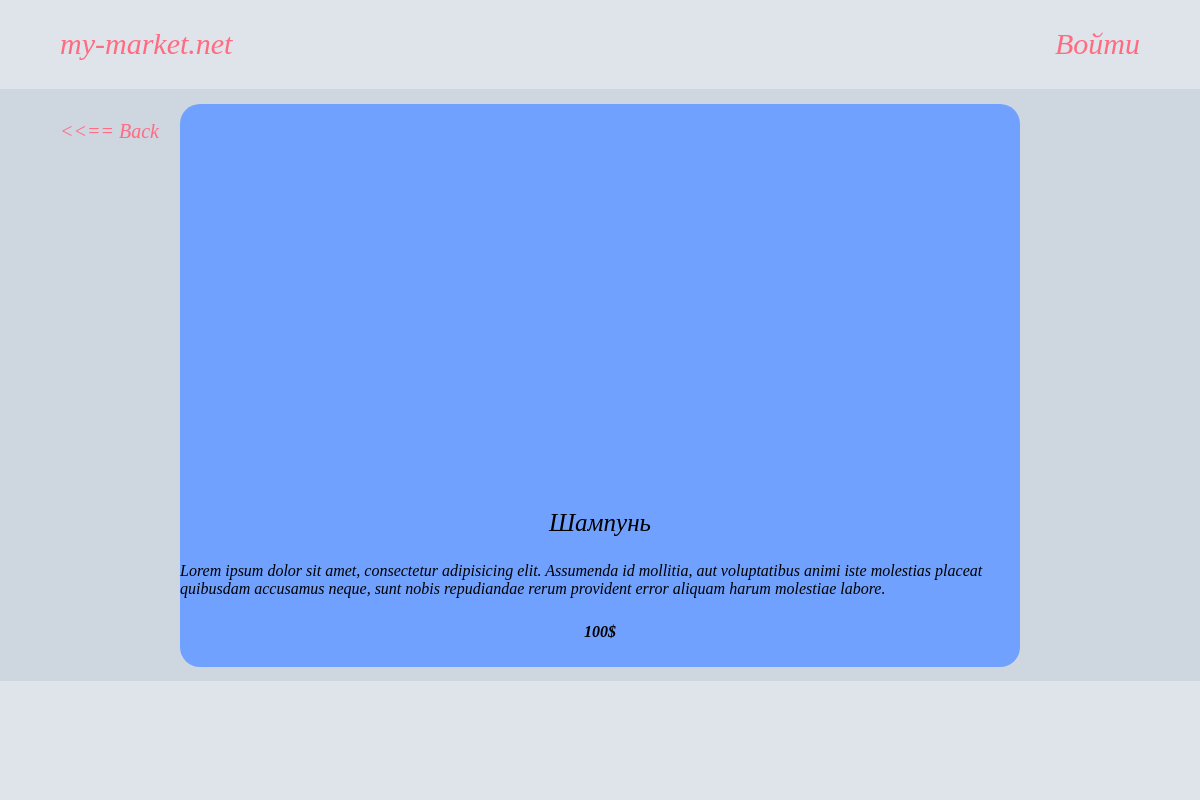
Screenshot of /product/2/ with the database file from the repository.
### on_market/apps/products/models.py (models this page shows, shortened)
class Product(models.Model):
	product_name = models.CharField('product name', max_length = 100)
	short_description = models.CharField('short description', max_length = 200)
	long_description = models.TextField('long description')
	price = models.IntegerField('price')
	category = models.CharField('product category', max_length = 50)
	producer = models.CharField('product producer', max_length = 50)

### on_market/apps/products/views.py (the view)
# urls.py: path('product/<int:product_id>/', views.show_product, name = 'product'),
def show_product(request, product_id):
	product = Product.objects.get(id = product_id)
	return render(request, 'product_page.html', {'product': product})

### on_market/templates/product_page.html (shortened to what this page needs)
{% extends 'base.html' %}
{% load static %}
{% block links %}
	<link rel="stylesheet" href="{% static 'css/product_page_style.css' %}">
{% endblock links %}
{% block header %}
	<a href="#" id="profile"><p>Войти</p></a>
{% endblock header %}
{% block main %}
	<a href="#" id="back"><<== Back</a>
	<div id="product">
		<div class="productdescription name"><p>{{ product.product_name }}</p></div>
		<div class="productdescription long_description"><p>{{ product.long_description }}</p></div>
		<div class="productdescription price"><p>{{ product.price }}$</p></div>
	</div>
{% endblock main %}

### static/css/product_page_style.css (style rules this page uses)
* { margin: 0; padding: 0; }
body { width: 100vw; height: 100vh; display: flex; flex-direction: column; justify-content: center; align-items: center; position: relative; }
#profile { text-decoration: none; margin-right: 5%; font-size: 30px; font-style: italic; color: rgba(255, 107, 129,1.0); }
#back { position: absolute; text-decoration: none; top: 15%; left: 5%; font-size: 20px; font-style: italic; color: rgba(255, 107, 129,1.0); }
#product { width: 70%; height: 95%; background-color: rgba(112, 161, 255,1.0); border-radius: 20px; display: flex; flex-direction: column; align-items: center; justify-content: flex-end; }
.productdescription { margin-bottom: 3%; font-style: italic; }
.name p { font-size: 25px; }
.price p { font-weight: 700; }

### rows the page displays
Product: product_name "Шампунь", long_description "Lorem ipsum dolor sit amet, consectetur adipisicing elit. Assumenda id mollitia, aut voluptatibus animi iste molestias placeat quibusdam accusamus neque, sunt nobis repudiandae rerum provident error aliquam harum molestiae labore.", price "100"
